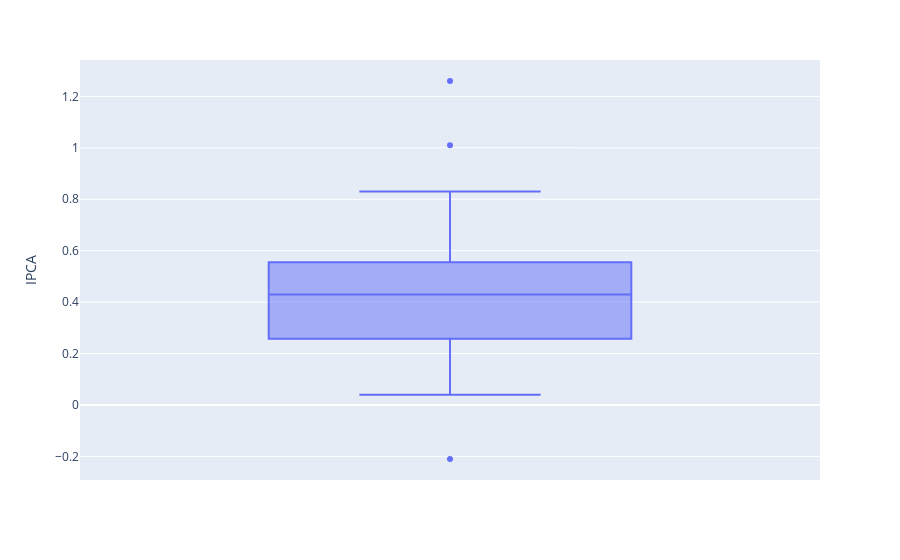

Notebook code for this chart:
### Code cell
boxplot = px.box(df_mes, y="IPCA")
boxplot.show()
print(sIT_CODIGO)

### Figure 1 — Plotly figure (JSON) as saved in the notebook; plotly's stock layout.template omitted (floating-point values rounded to 4 significant figures)
{"data": [{"alignmentgroup": "True", "hovertemplate": "IPCA=%{y}<extra></extra>", "legendgroup": "", "marker": {"color": "#636efa"}, "name": "", "notched": false, "offsetgroup": "", "orientation": "v", "showlegend": false, "type": "box", "x0": " ", "xaxis": "x", "y": [0.1, -0.21, 0.19, 0.05, 0.21, 0.33, 0.31, 0.44, 0.44, 0.37, 0.25, 0.28, 0.18, 0.38, 0.54, 0.49, 0.55, 0.79, 0.74, 0.53, 0.28, 0.26, 0.36, 0.28, 0.55, 0.2, 0.48, 0.47, 0.36, 0.15, 0.24, 0.28, 0.41, 0.37, 0.75, 0.78, 0.52, 0.57, 0.04, 0.45, 0.83, 0.63, 0.83, 0.8, 0.79, 0.47, 0.15, 0.16, 0.37, 0.53, 0.43, 0.45, 0.64, 0.36, 0.08, 0.43, 0.41, 0.59, 0.79, 0.6, 0.54, 1.01, 0.08, 0.18, 1.26], "y0": " ", "yaxis": "y"}], "layout": {"boxmode": "group", "legend": {"tracegroupgap": 0}, "margin": {"t": 60}, "xaxis": {"anchor": "y", "domain": [0, 1]}, "yaxis": {"anchor": "x", "domain": [0, 1], "title": {"text": "IPCA"}}}}
